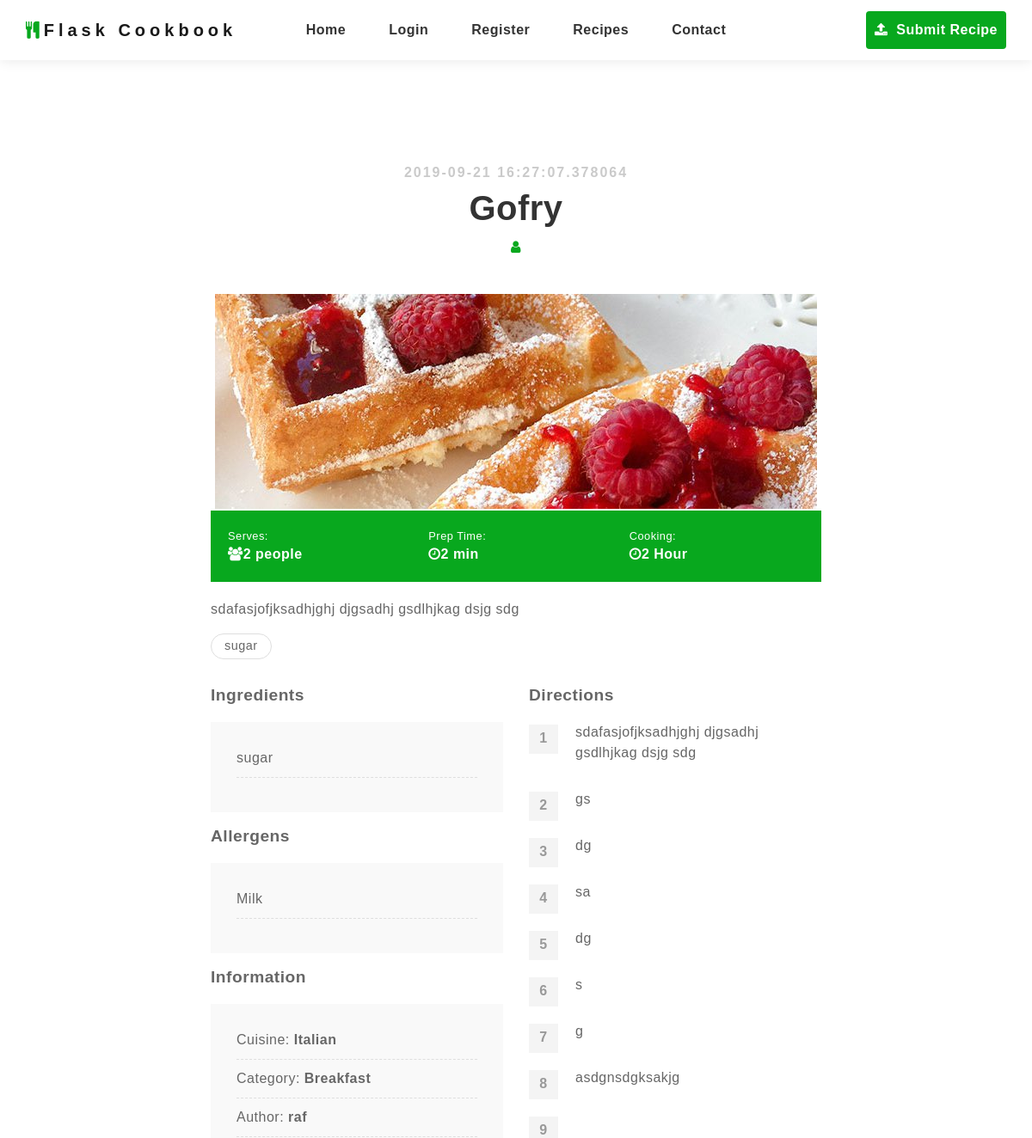
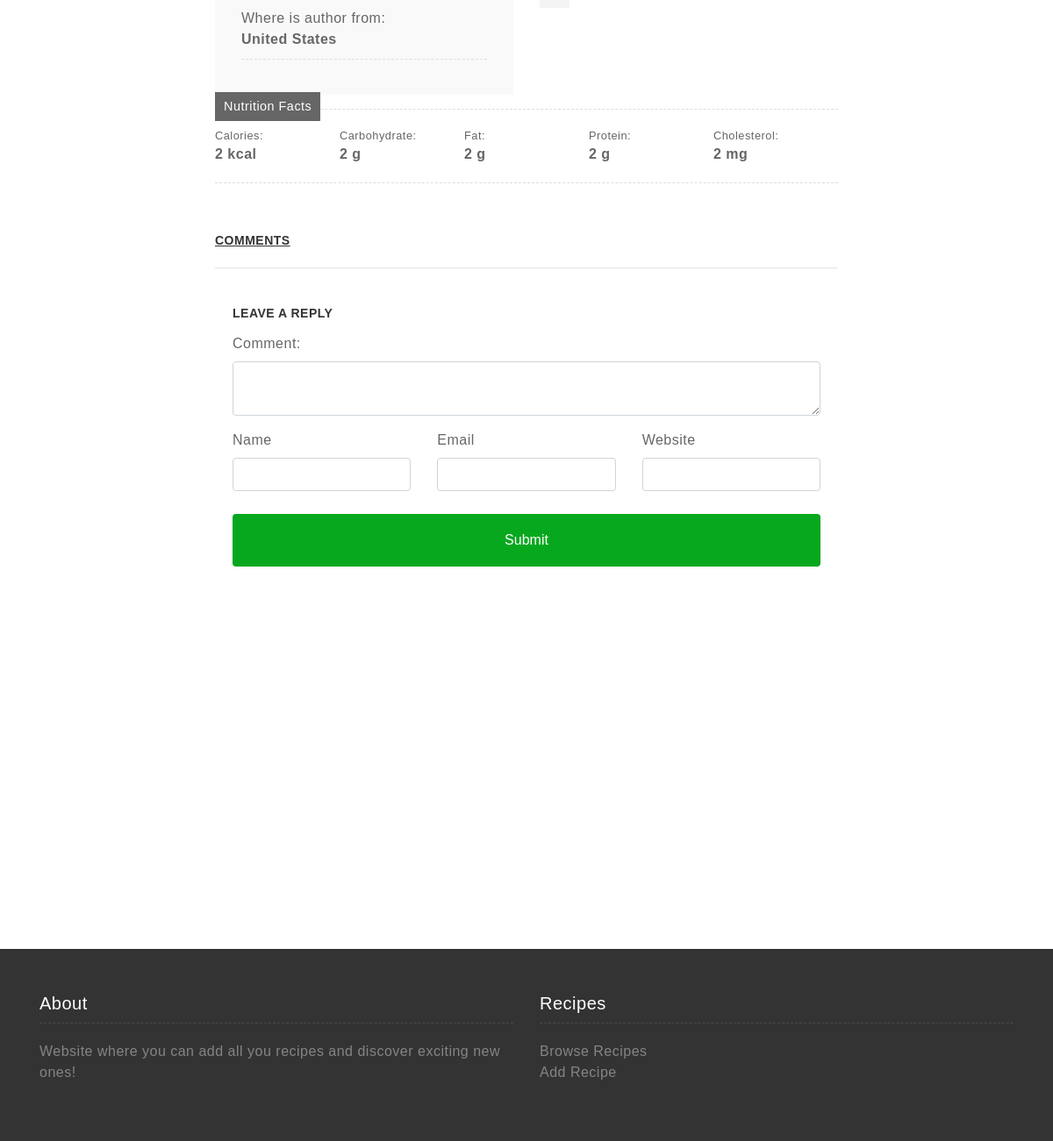
The page /recipe/Gofry on the database its author committed (2 pictures, top to bottom).
### app/models.py (models this page shows, shortened)
class SearchableMixin(object):
    @classmethod
    def search(cls, expression, page, per_page):
        ids, total = query_index(cls.__tablename__, expression, page, per_page)
        if total == 0:
            return cls.query.filter_by(id=0), 0
        when = []
        for i in range(len(ids)):
            when.append((ids[i], i))
        return cls.query.filter(cls.id.in_(ids)).order_by(
            db.case(when, value=cls.id)), total

class Recipe(SearchableMixin, db.Model):
    __searchable__ = ['name']
    id = db.Column(db.Integer, primary_key=True)
    name = db.Column(db.String(64), index=True, unique=True)
    content = db.Column(db.String(50000))
    timestamp = db.Column(db.DateTime, index=True, default=datetime.utcnow)
    user_id = db.Column(db.Integer, db.ForeignKey('user.id'))
    cuisine_id = db.Column(db.Integer, db.ForeignKey('cuisine.id'))
    category_id = db.Column(db.Integer, db.ForeignKey('category.id'))
    calories = db.Column(db.Integer)
    carbohydrates = db.Column(db.Integer)
    proteins = db.Column(db.Integer)
    fats = db.Column(db.Integer)
    cholesterol = db.Column(db.Integer)
    serves_num_people = db.Column(db.Integer)
    time_to_prepare = db.Column(db.Integer)
    cooking_time = db.Column(db.Integer)
    image = db.Column(db.String(128))
    comments = db.relationship('Comment', backref='recipe', lazy='dynamic')
    upvotes = db.Column(db.Integer, default=0)
    _ingredients = db.relationship(
        "Ingredient",
        secondary=ingredients_in_recipe,
        back_populates="recipes")
    _allergens = db.relationship(
        "Allergen",
        secondary=allergens_in_recipe,
        back_populates="recipes")

class Ingredient(db.Model):
    id = db.Column(db.Integer, primary_key=True)
    name = db.Column(db.String(64), unique=True)
    recipes = db.relationship(
        "Recipe",
        secondary=ingredients_in_recipe,
        back_populates="_ingredients")

class Allergen(db.Model):
    id = db.Column(db.Integer, primary_key=True)
    name = db.Column(db.String(64), index=True, unique=True)
    recipes = db.relationship(
        "Recipe",
        secondary=allergens_in_recipe,
        back_populates="_allergens")

class Cuisine(db.Model):
    id = db.Column(db.Integer, primary_key=True)
    name = db.Column(db.String(64), index=True, unique=True)
    recipes = db.relationship('Recipe', backref='cuisine', lazy='dynamic')

class Category(db.Model):
    id = db.Column(db.Integer, primary_key=True)
    name = db.Column(db.String(64), index=True, unique=True)
    recipes = db.relationship('Recipe', backref='category', lazy='dynamic')

class User(UserMixin, db.Model):
    id = db.Column(db.Integer, primary_key=True)
    username = db.Column(db.String(64), index=True, unique=True)
    email = db.Column(db.String(120), index=True, unique=True)
    password_hash = db.Column(db.String(128))
    recipes = db.relationship('Recipe', backref='author', lazy='dynamic')
    country_id = db.Column(db.Integer, db.ForeignKey('country.id'))

class Country(db.Model):
    id = db.Column(db.Integer, primary_key=True)
    name = db.Column(db.String(64), index=True, unique=True)
    users = db.relationship('User', backref='country', lazy='dynamic')

### app/routes.py (the view)
@app.route('/recipe/<recipe_name>',methods=['GET','POST'])
def recipe(recipe_name):
    recipe = Recipe.query.filter_by(name=recipe_name).first_or_404()
    userIsAnAuthor = False
    comment_form = CommentForm()
    comments = Comment.query.filter_by(recipe_id=recipe.id).all()
    print(comments)
    if current_user.is_authenticated and current_user == recipe.author:
        userIsAnAuthor = True
    content = re.split(r' *[\.\?!][\'"\)\]]* *', recipe.content)
    short_summary = content[0]
    if comment_form.validate_on_submit():
        print(comment_form.data)
        created_comment = Comment(
            name = comment_form.name.data,
            email = comment_form.email.data,
            website = comment_form.website.data,
            comment = comment_form.comment.data,
            recipe_id= recipe.id
        )
        try:
            db.session.add(created_comment)
            db.session.commit()
            print("Comment was successfuly added")
        except:
            print("There was a DB error while saving Comment.")
    else:
        print("There was an error")
    return render_template("recipe_page.html", recipe=recipe, content=content, short_summary=short_summary, userIsAnAuthor=userIsAnAuthor,
    upvotes=recipe.upvotes, comments=comments, comment_form=comment_form, nutrition_facts=render_template("_nutrition_facts.html", recipe=recipe))

### app/forms.py
class CommentForm(FlaskForm):
    name = StringField('Name', validators=[DataRequired()])
    email = StringField('Email', validators=[DataRequired(), Email()])
    comment = TextAreaField('Comment: ', validators=[
                            Length(min=5, max=5000)])
    website = StringField('Website')
    submit = SubmitField('Submit')

### app/templates/_nutrition_facts.html
<div class="nutrition-facts clearfix">
    <h3>Nutrition Facts</h3>
    <div>
        <p>Calories:</p>
        <p><strong>{{recipe.calories}} kcal</strong></p>
    </div>
    <div>
        <p>Carbohydrate:</p>
        <p><strong>{{recipe.carbohydrates}} g</strong></p>
    </div>
    <div>
        <p>Fat:</p>
        <p><strong>{{recipe.fats}} g</strong></p>
    </div>
    <div>
        <p>Protein:</p>
        <p><strong>{{recipe.proteins}} g</strong></p>
    </div>
    <div>
        <p>Cholesterol:</p>
        <p><strong>{{recipe.cholesterol}} mg</strong></p>
    </div>
</div>

### app/templates/recipe_page.html (shortened to what this page needs)
{% extends 'base.html' %}
{% block app_content %}
<div class="recipe-detail">
    <div class="container">
        <div class="row justify-content-center">
            <div class="col-lg-12 text-center">
                <h4>{{ recipe.timestamp }}</h4>
                <h1>{{ recipe.name }}</h1>
                <div class="by"><i class="fa fa-user" aria-hidden="true"></i>{{ recipe.author.name }}</div>
            </div>
            <div class="col-lg-8">
                <img src="{{ url_for('static', filename=recipe.image) }}" alt="Image of the Dish" id="page_image">
                <div class="info">
                    <div class="row">
                        <div class="col-lg-4 col-sm-4">
                            <p>Serves:</p>
                            <p><strong><i class="fa fa-users" aria-hidden="true"></i>{{ recipe.serves_num_people }}
                                    people</strong></p>
                        </div>
                        <div class="col-lg-4 col-sm-4">
                            <p>Prep Time:</p>
                            <p><strong><i class="fa fa-clock-o" aria-hidden="true"></i>{{ recipe.time_to_prepare }}
                                    min</strong></p>
                        </div>
                        <div class="col-lg-4 col-sm-4">
                            <p>Cooking:</p>
                            <p><strong><i class="fa fa-clock-o" aria-hidden="true"></i>{{ recipe.cooking_time }}
                                    Hour</strong></p>
                        </div>
                    </div>
                </div>
                <div>
                    <p>{{ short_summary }}</p>
                </div>
                <div class="tag">
                    {% for ingredient in recipe._ingredients %}
                    <a href="#">{{ ingredient.name }}</a>
                    {% endfor %}
                </div>
                <div class="ingredient-direction">
                    <div class="row">
                        <div class="col-lg-6 col-sm-6">
                            <h3>Ingredients</h3>
                            <ul class="ingredients">
                                {% for ingredient in recipe._ingredients %}
                                <li>
                                    {{ ingredient.name }}
                                </li>
                                {% endfor %}
                            </ul>
                            <h3>Allergens</h3>
                            <ul class="ingredients">
                                {% for allergen in recipe._allergens %}
                                <li>
                                    {{ allergen.name }}
                                </li>
                                {% endfor %}
                            </ul>
                            <h3>Information</h3>
                            <ul class="ingredients">
                                <li>Cuisine: <b>{{ recipe.cuisine.name }}</b></li>
                                <li>Category: <b>{{ recipe.category.name }}</b></li>
                                <li>Author: <b>{{ recipe.author.username }}</b></li>
                                <li>Where is author from: <br><b>{{ recipe.author.country.name }}</b></li>
                            </ul>
                        </div>
                        <div class="col-lg-6 col-sm-6">
                            <h3>Directions</h3>
                            <ol class="directions">
                                {% for step in content %}
                                <li>{{ step }}</li>
                                {% endfor %}
                            </ol>
                        </div>
                    </div>
                </div>
                {% include "_nutrition_facts.html" %}
                {% include '_comments.html' %}
                {% include '_reply.html' %}
            </div>
        </div>
    </div>
</div>
</div>
{% endblock %}

### rows shown on the page
Recipe: timestamp "2019-09-21 16:27:07.378064", name "Gofry", image (picture), serves_num_people "2", time_to_prepare "2", cooking_time "2", calories "2", carbohydrates "2", fats "2", proteins "2", cholesterol "2"
Ingredient: name "sugar"
Allergen: name "Milk"
Cuisine: cuisine.name "Italian"
Category: category.name "Breakfast"
User: author.username "raf"
Country: author.country.name "United States"

### other values the page prints
{{ short_summary }} "sdafasjofjksadhjghj djgsadhj gsdlhjkag dsjg sdg"
{{ step }} "sdafasjofjksadhjghj djgsadhj gsdlhjkag dsjg sdg" "gs" "dg" "sa" "dg" "s" "g" "asdgnsdgksakjg"
{{ comment_form.comment.label }} "Comment:"
{{ comment_form.name.label }} "Name"
{{ comment_form.email.label }} "Email"
{{ comment_form.website.label }} "Website"
